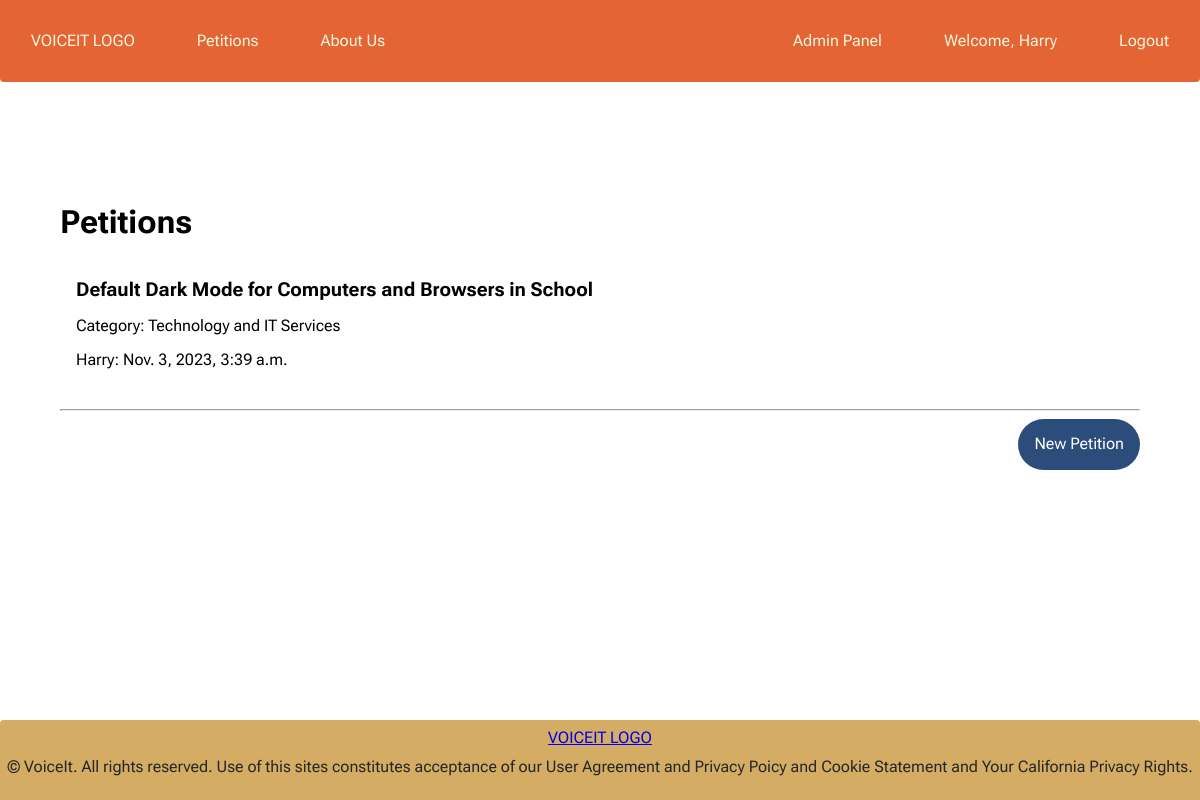
Screenshot of /petitions/ (signed in) with the database file from the repository.
### users/models.py (models this page shows, shortened)
class User(AbstractBaseUser, PermissionsMixin) :
    def csuf_email_validator(value):
      if not value.endswith('@csu.fullerton.edu'):
        raise ValidationError("Only @csu.fullerton.edu email addresses are allowed.")
    email = models.EmailField(max_length=254, unique=True, validators = [csuf_email_validator])
    username = models.CharField(max_length=254, unique=True)
    is_staff = models.BooleanField(default=False)
    is_superuser = models.BooleanField(default=False)
    is_active = models.BooleanField(default=True)
    last_login = models.DateTimeField(null=True, blank=True)
    date_joined = models.DateTimeField(auto_now_add=True)
    USERNAME_FIELD = 'username'
    EMAIL_FIELD = 'email'
    REQUIRED_FIELDS = ['email']
    objects = UserManager()

### base/models.py (models this page shows, shortened)
class Petition(models.Model) :
    id = models.UUIDField(primary_key=True, default=uuid.uuid4, editable=False, unique=True)
    author = models.ForeignKey(AUTH_USER_MODEL, on_delete = models.CASCADE, null = True)
    category = models.ForeignKey(Category,  on_delete = models.SET_NULL, null = True)
    signature_goal = models.PositiveIntegerField(null = True, blank = True)
    total_signatures = models.PositiveIntegerField(null = True, blank = True)
    TITLE_CHAR_LIMIT = 150
    title = models.CharField(max_length = TITLE_CHAR_LIMIT)
    ALLOW_EMPTY_TEXT = True
    description = models.TextField(null = ALLOW_EMPTY_TEXT, blank = ALLOW_EMPTY_TEXT)
    last_updated = models.DateTimeField(auto_now = True)
    creation_date = models.DateTimeField(auto_now_add = True)

class Category(models.Model) :
    category_str = models.CharField(max_length = 100)
    def __str__(self) :
        return str(self.category_str)

### base/views.py (the view)
# urls.py: path('petitions/', views.petitions, name = "petitions"),
def petitions(request) :
    context = {"petitions" : Petition.objects.all(),
               "categories" : Category.objects.all() }
    return render(request, 'base/petitions.html', context)

### base/templates/base/petitions.html
{% extends 'main.html' %}
{% block content %}
<h1>Petitions</h1>
<div class="petitions-all">
    {% for petition in petitions %}
    <a href="{% url 'petition' petition.id%}">
    <div class="petition-block">
        <span class="petition-title">{{petition.title}}</span>
        <p>Category: {{petition.category}}</p>
        <p>{{petition.author.username}}: {{petition.last_updated}}</p>
    </div>
    </a>
    <hr>
    {% endfor %}
</div>
<a href="{% url 'create-petition' %}">
    <button class="petition-button">
        New Petition
    </button>
</a>
{%endblock content%}

### templates/navbar.html
<div class="navbar">
    <ul class="navbar-left">
        <li>
            <a href="{% url 'home' %}">
                VOICEIT LOGO
            </a>
        </li>
        <li>
            <a href="{% url 'petitions' %}">
                Petitions
            </a>
        </li>
        <li>
            <a href="{% url 'aboutUs' %}">
                About Us
            </a>
        </li>
    </ul>
    <ul class="navbar-right">
        {% if request.user.is_authenticated %}
            {% if request.user.is_staff %}
                <li>
                    <a href="/admin">
                        Admin Panel
                    </a>
                </li>
            {% endif %}
            <li>
                <a>
                    Welcome, {{ request.user.username }}
                </a>
            </li>
            <li>
                <a href="{% url 'logout' %}">
                    Logout
                </a>
            </li>
            {% else %}
            <li>
                <a href="{% url 'login' %}">
                    Login/Register
                </a>
            </li>
        {% endif %}
    </ul>
</div>

### templates/static/style.css (style rules this page uses)
:root { --orange-bg: rgb(228,100,52); --orange-light: rgb(255, 127, 81); --orange-hover: rgba(228,100,52, .25); --yellow-bg: rgb(212,172,100); --red-bg: rgb(204, 36, 52); --blue-bg: rgb(44, 76, 124); --blue-light: rgb(80, 116, 170); --light-black: #272727; }
* { font-family: 'Roboto Flex','Calibri', Helvetica, Arial, sans-serif; }
button, input, select, textarea { font-family: inherit; font-size: 100%; }
.navbar { display: flex; justify-content: space-between; background-color: var(--orange-bg); color: beige; border-bottom-left-radius:4px; border-bottom-right-radius:4px; position:sticky; top:0; width:100%; }
.navbar-left, .navbar-right { list-style: none; padding: 0; display: flex; }
.navbar-right { margin-left: auto; }
.navbar a { display:block; padding: 1em; text-decoration: none; color: beige; margin: 0 15px; border-radius:25px; }
.petitions-all a { text-decoration: none; color:black; }
.petition-block { padding: 1em; margin:auto; border-radius: 10px; }
.petition-title { font-size: larger; font-weight:bold; display:block; }
.petition-button { border:none; background-color: var(--blue-bg); color:white; padding: 1em; float:right; border-radius: 40px; }

### rows the page displays
User: user.username "Harry"
Petition: title "Default Dark Mode for Computers and Browsers in School", category "Technology and IT Services", author.username "Harry", last_updated "Nov. 3, 2023, 3:39 a.m."
